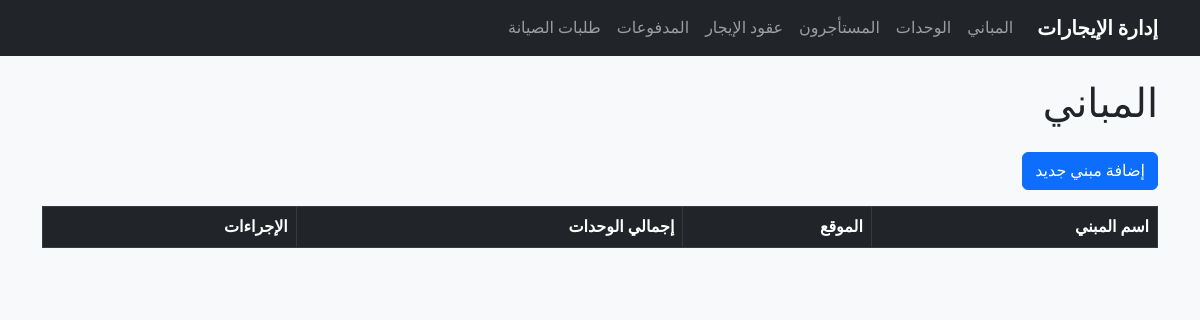
/rental/builings/, run on an earlier commit of the app's database.
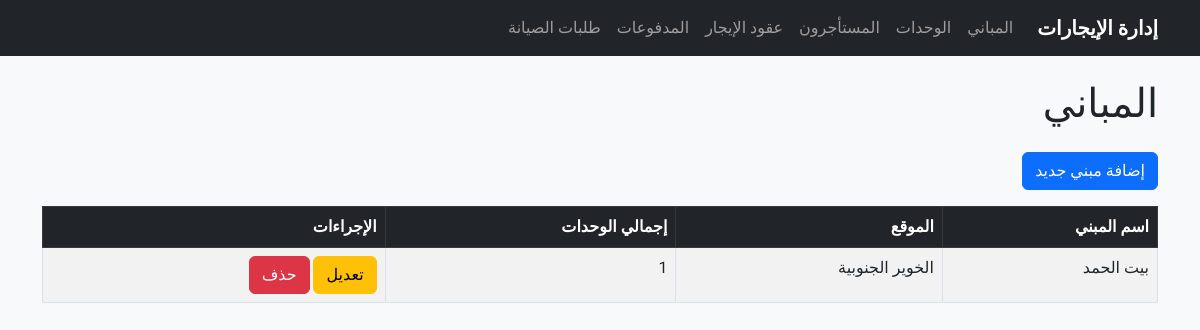
And on a later commit of the database.
### rental/models.py (models this page shows, shortened)
class Building(models.Model):
  name = models.CharField(
    max_length=100,
    unique=True,
    verbose_name=_("اسم المبني"),
  )
  location = models.TextField(
    verbose_name=_("موقع المبني"),
  )
  facilities = models.TextField(
    blank=True,
    null=True,
    verbose_name=_("المرافق المتوفرة"),
  )
  created_at = models.DateTimeField(
    auto_now_add=True,
    verbose_name=_("تاريخ الإضافة"),
  )
  updated_at = models.DateTimeField(
    auto_now=True,
    verbose_name=_("تاريخ التحديث"),
  )

### rental/views.py (the view)
# urls.py: path('builings/', views.BuildingListView.as_view(), name='building_list'),
class BuildingListView(ListView):
    model = Building
    template_name = "rental/buildings/building_list.html"
    context_object_name = "buildings"
    ordering = ["name"]
    paginate_by = 10

### rental/templates/rental/buildings/building_list.html (shortened to what this page needs)
{% extends 'rental/base.html' %}
{% block content %}
  <h1 class="mb-4">المباني</h1>
  <a href="{% url 'rental:add_building' %}" class="btn btn-primary mb-3">إضافة مبني جديد</a>
  <table class="table table-bordered table-striped">
    <thead>
      <tr class="table-dark">
        <th>اسم المبني</th>
        <th>الموقع</th>
        <th>إجمالي الوحدات</th>
        <th>الإجراءات</th>
      </tr>
    </thead>
    <tbody>
      {% for building in buildings %}
        <tr>
          <td>{{ building.name }}</td>
          <td>{{ building.location }}</td>
          <td>{{ building.units.count }}</td>
          <td>
            <a href="{% url 'rental:edit_building' building.pk %}" class="btn btn-warning">تعديل</a>
            <a href="{% url 'rental:delete_building' building.pk %}" class="btn btn-danger">حذف</a>
          </td>
        </tr>
      {% endfor %}
    </tbody>
  </table>
{% endblock %}

What changed in the data, as far as the page shows it:
added Building: name "بيت الحمد", location "الخوير الجنوبية", units.count "1"
